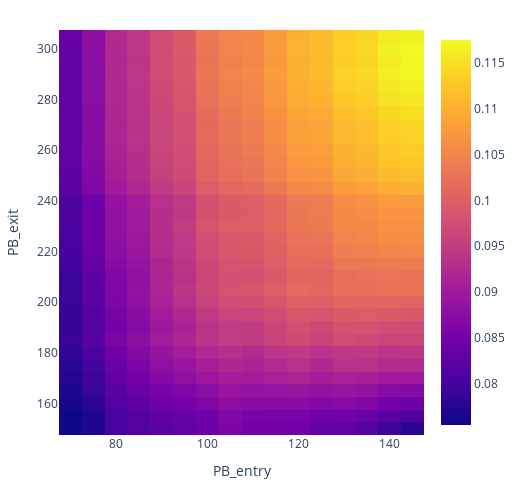

Notebook code cell kept with this figure:
### Code cell
master = pd.concat(master_pf).groupby(["Sc_entry", "Sc_exit"]).mean()
fig = master.vbt.heatmap(
        x_level="Sc_entry",
        y_level="Sc_exit"
)

fig.show()

### Figure 1 — Plotly figure (JSON) as saved in the notebook; plotly's stock layout.template omitted (floating-point values rounded to 4 significant figures; data arrays with more than 128 entries replaced by an {"elided": "..."} marker saying what was removed)
{"data": [{"colorscale": [[0, "#0d0887"], [0.1111, "#46039f"], [0.2222, "#7201a8"], [0.3333, "#9c179e"], [0.4444, "#bd3786"], [0.5556, "#d8576b"], [0.6667, "#ed7953"], [0.7778, "#fb9f3a"], [0.8889, "#fdca26"], [1, "#f0f921"]], "hoverongaps": false, "hovertemplate": "PB_entry: %{x}<br>PB_exit: %{y}<br>value: %{z}<extra></extra>", "type": "heatmap", "uid": "141b658c-f498-4f5d-8f76-865b399a8173", "x": [70, 75, 80, 85, 90, 95, 100, 105, 110, 115, 120, 125, 130, 135, 140, 145], "y": [150, 155, 160, 165, 170, 175, 180, 185, 190, 195, 200, 205, 210, 215, 220, 225, 230, 235, 240, 245, 250, 255, 260, 265, 270, 275, 280, 285, 290, 295, 300, 305], "z": {"elided": "32x16 float values"}}], "layout": {"height": 490.0, "legend": {"orientation": "h", "traceorder": "normal", "x": 1, "xanchor": "right", "y": 1.02, "yanchor": "bottom"}, "margin": {"b": 30, "l": 30, "r": 30, "t": 30}, "width": 524, "xaxis": {"title": {"text": "PB_entry"}}, "yaxis": {"title": {"text": "PB_exit"}}}}
